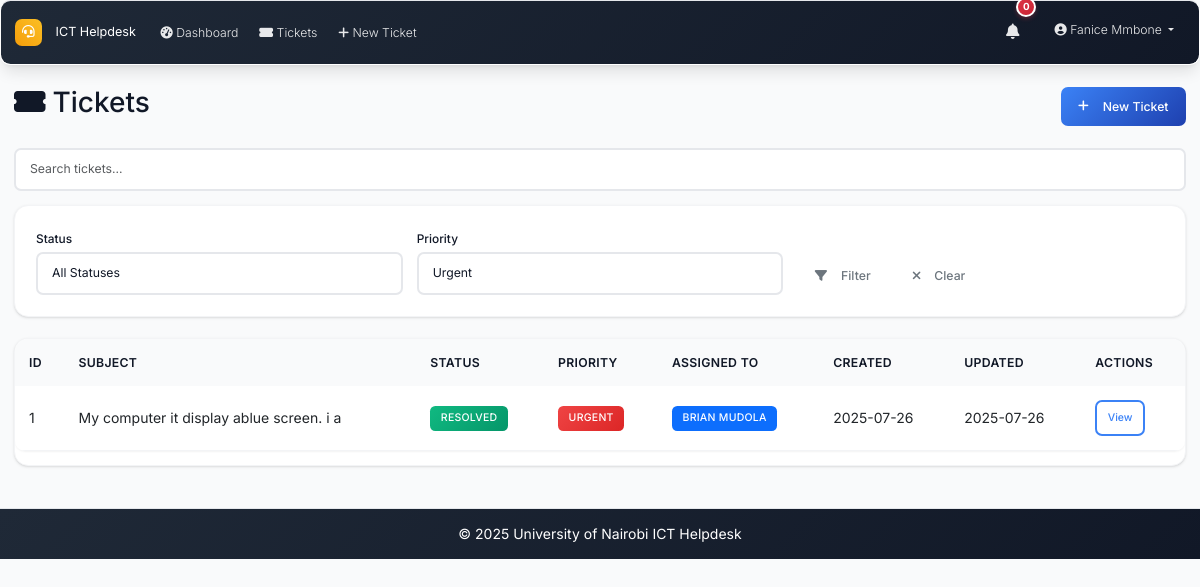
Screenshot of /tickets?priority=urgent (signed in) with the database file from the repository.
### models.py (models this page shows, shortened)
class User(UserMixin, db.Model):
    id = db.Column(db.Integer, primary_key=True)
    username = db.Column(db.String(64), unique=True, nullable=False)
    email = db.Column(db.String(120), unique=True, nullable=False)
    password_hash = db.Column(db.String(256), nullable=False)
    full_name = db.Column(db.String(100), nullable=False)
    role = db.Column(db.String(20), nullable=False, default='user')  # admin, intern, user
    created_at = db.Column(db.DateTime, default=datetime.utcnow)
    is_active = db.Column(db.Boolean, default=True)
    is_verified = db.Column(db.Boolean, default=False)
    verification_token = db.Column(db.String(128), nullable=True)
    phone_number = db.Column(db.String(20), nullable=True)
    is_approved = db.Column(db.Boolean, default=False)
    approved_by_id = db.Column(db.Integer, db.ForeignKey('user.id'), nullable=True)
    approved_at = db.Column(db.DateTime, nullable=True)
    tickets_created = db.relationship('Ticket', foreign_keys='Ticket.created_by_id', backref='creator', lazy='dynamic')
    assigned_tickets = db.relationship('Ticket', secondary='ticket_assignees', back_populates='assignees', lazy='selectin')
    comments = db.relationship('Comment', backref='author', lazy='dynamic')

class Ticket(db.Model):
    id = db.Column(db.Integer, primary_key=True)
    location = db.Column(db.String(200), nullable=False)
    description = db.Column(Text, nullable=False)
    status = db.Column(db.String(20), nullable=False, default='open')  # open, in_progress, resolved, closed
    priority = db.Column(db.String(20), nullable=False, default='medium')  # low, medium, high, urgent
    created_at = db.Column(db.DateTime, default=datetime.utcnow)
    updated_at = db.Column(db.DateTime, default=datetime.utcnow, onupdate=datetime.utcnow)
    closed_at = db.Column(db.DateTime)
    closed_by_id = db.Column(db.Integer, db.ForeignKey('user.id'), nullable=True)
    due_date = db.Column(db.DateTime, nullable=True)
    created_by_id = db.Column(db.Integer, db.ForeignKey('user.id'), nullable=True)
    category_id = db.Column(db.Integer, db.ForeignKey('category.id'))
    comments = db.relationship('Comment', backref='ticket', lazy='dynamic', cascade='all, delete-orphan')
    attachments = db.relationship('Attachment', backref='ticket', lazy='dynamic', cascade='all, delete-orphan')
    assignees = db.relationship('User', secondary=ticket_assignees, back_populates='assigned_tickets', lazy='selectin')
    closed_by = db.relationship('User', foreign_keys=[closed_by_id], backref='closed_tickets')

### routes.py (the view)
@app.route('/tickets')
@login_required
def tickets_list():
    page = request.args.get('page', 1, type=int)
    status_filter = request.args.get('status', '')
    priority_filter = request.args.get('priority', '')
    query = Ticket.query
    if current_user.role == 'user':
        query = query.filter_by(created_by_id=current_user.id)
    elif current_user.role == 'intern':
        if status_filter == 'assigned':
            query = query.filter(Ticket.assignees.any(id=current_user.id))
            status_filter = ''  # Clear status filter since we're showing all assigned tickets
        else:
            query = query.filter(Ticket.assignees.any(id=current_user.id))
    if status_filter:
        query = query.filter_by(status=status_filter)
    if priority_filter:
        query = query.filter_by(priority=priority_filter)
    tickets = query.order_by(desc(Ticket.created_at)).paginate(
        page=page, per_page=10, error_out=False
    )
    return render_template('tickets_list.html', tickets=tickets, status_filter=status_filter, priority_filter=priority_filter)

### app.py (called while the page is built)
@login_manager.user_loader
def load_user(user_id):
    from models import User
    return User.query.get(int(user_id))

@app.context_processor
def inject_now():
    return {'now': datetime.utcnow}

### routes.py (called while the page is built)
@app.context_processor
def inject_datetime():
    return dict(datetime=datetime)

### templates/tickets_list.html (shortened to what this page needs)
{% extends "base.html" %}
{% block content %}
<div class="d-flex justify-content-between align-items-center mb-4">
    <h2><i class="fas fa-ticket-alt me-2"></i>Tickets</h2>
    <a href="{{ url_for('new_ticket') }}" class="btn btn-primary">
        <i class="fas fa-plus me-2"></i>New Ticket
    </a>
</div>
<div class="mb-3">
    <input type="text" id="ticket-search" class="form-control" placeholder="Search tickets...">
</div>
<div class="card mb-4">
    <div class="card-body">
        <form method="GET" class="row g-3">
            <div class="col-md-4">
                <label class="form-label">Status</label>
                <select name="status" class="form-control">
                    <option value="">All Statuses</option>
                </select>
            </div>
            <div class="col-md-4">
                <label class="form-label">Priority</label>
                <select name="priority" class="form-control">
                    <option value="urgent" {% if priority_filter == 'urgent' %}selected{% endif %}>Urgent</option>
                </select>
            </div>
            <div class="col-md-4 d-flex align-items-end">
                <button type="submit" class="btn btn-outline-secondary me-2">
                    <i class="fas fa-filter me-2"></i>Filter
                </button>
                <a href="{{ url_for('tickets_list') }}" class="btn btn-outline-secondary">
                    <i class="fas fa-times me-2"></i>Clear
                </a>
            </div>
        </form>
    </div>
</div>
<div class="card">
    <div class="table-responsive">
        <table class="table" id="tickets-table">
            <thead>
                <tr>
                    <th>ID</th>
                    <th>Subject</th>
                    <th>Status</th>
                    <th>Priority</th>
                    <th>Assigned To</th>
                    <th>Created</th>
                    <th>Updated</th>
                    <th>Actions</th>
                </tr>
            </thead>
            <tbody>
                {% for ticket in tickets.items %}
                <tr>
                    <td>{{ ticket.id }}</td>
                    <td>{{ ticket.title or ticket.description[:40] }}</td>
                    <td><span class="badge badge-status-{{ ticket.status|replace(' ', '_') }}">{{ ticket.status.title() }}</span></td>
                    <td><span class="badge priority-{{ ticket.priority }}">{{ ticket.priority.title() }}</span></td>
                    <td>
                        {% if ticket.assignees|length > 0 %}
                            {% for user in ticket.assignees %}
                                <span class="badge bg-primary">{{ user.full_name }}</span>{% if not loop.last %} {% endif %}
                            {% endfor %}
                        {% else %}
                            <span class="text-muted">Unassigned</span>
                        {% endif %}
                    </td>
                    <td>{{ ticket.created_at.strftime('%Y-%m-%d') }}</td>
                    <td>{{ ticket.updated_at.strftime('%Y-%m-%d') }}</td>
                    <td>
                        <a href="{{ url_for('ticket_detail', id=ticket.id) }}" class="btn btn-sm btn-outline-primary">View</a>
                    </td>
                </tr>
                {% endfor %}
            </tbody>
        </table>
    </div>
</div>
{% endblock %}

### templates/base.html (shortened to what this page needs)
<!DOCTYPE html>
<html lang="en">
<head>
    <link href="https://cdn.jsdelivr.net/npm/bootstrap@5.3.0/dist/css/bootstrap.min.css" rel="stylesheet">
    <link href="https://cdnjs.cloudflare.com/ajax/libs/font-awesome/6.0.0/css/all.min.css" rel="stylesheet">
    <link href="{{ url_for('static', filename='css/custom.css') }}" rel="stylesheet">
</head>
<body>
    <nav class="navbar navbar-expand-lg navbar-dark footer-sky">
        <div class="container-fluid px-3">
            <a class="navbar-brand" href="{{ url_for('index') }}">
                <i class="fas fa-headset me-2"></i>ICT Helpdesk
            </a>
            <div class="collapse navbar-collapse" id="navbarNav">
                <ul class="navbar-nav me-auto mb-2 mb-lg-0">
                    {% if current_user.is_authenticated %}
                    <li class="nav-item">
                        <a class="nav-link" href="{{ url_for('dashboard') }}">
                            <i class="fas fa-tachometer-alt me-1"></i>Dashboard
                        </a>
                    </li>
                    <li class="nav-item">
                        <a class="nav-link" href="{{ url_for('tickets_list') }}">
                            <i class="fas fa-ticket-alt me-1"></i>Tickets
                        </a>
                    </li>
                    <li class="nav-item">
                        <a class="nav-link" href="{{ url_for('new_ticket') }}">
                            <i class="fas fa-plus me-1"></i>New Ticket
                        </a>
                    </li>
                    {% endif %}
                </ul>
                <ul class="navbar-nav ms-auto mb-2 mb-lg-0">
                    {% if current_user.is_authenticated %}
                    <li class="nav-item dropdown me-3">
                        <a class="nav-link position-relative" href="#" id="notificationsDropdown" role="button"
                           data-bs-toggle="dropdown" aria-expanded="false">
                            <i class="fas fa-bell"></i>
                            <span id="notification-badge" class="position-absolute top-0 start-100 translate-middle badge rounded-pill bg-danger" style="display: none;">
                                0
                            </span>
                        </a>
                    </li>
                    <li class="nav-item dropdown">
                        <a class="nav-link dropdown-toggle" href="#" id="navbarDropdown" role="button" data-bs-toggle="dropdown" aria-expanded="false">
                            <i class="fas fa-user-circle me-1"></i>{{ current_user.full_name }}
                        </a>
                    </li>
                    {% endif %}
                </ul>
            </div>
        </div>
    </nav>
    <main class="container-fluid my-4 px-3">
        {% block content %}{% endblock %}
    </main>
    <footer class="footer-sky py-3 mt-5">
        <div class="container text-center">
            <span>&copy; {{ datetime.utcnow().year }} University of Nairobi ICT Helpdesk</span>
        </div>
    </footer>
</body>
</html>

### rows the page displays
User: full_name "Fanice Mmbone"
Ticket: id "1", description "My computer it display ablue screen. i a", status "RESOLVED", priority "URGENT", created_at "2025-07-26", updated_at "2025-07-26"
User: full_name "BRIAN MUDOLA"
